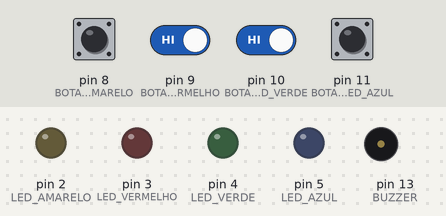
The sketch below on a simulated Arduino Uno, built with avr-gcc and run on an emulated ATmega328P. Shown: output pins drawn as LEDs (lit = HIGH), buzzer (waves = sounding). Dashed ring = blinking. The test bench sets the inputs (shaded band); at power-on: pin 8 (BOTAO_LED_AMARELO), pin 9 (BOTAO_LED_VERMELHO), pin 10 (BOTAO_LED_VERDE), pin 11 (BOTAO_LED_AZUL) HIGH. Random numbers use the default seed unless the sketch sets one; pins used as bus, display or sensor lines are not drawn.

Above: at 2.4 s.
2.5 s: pin 8 (BOTAO_LED_AMARELO) pulled LOW for 0.15 s
At 3.3 s:
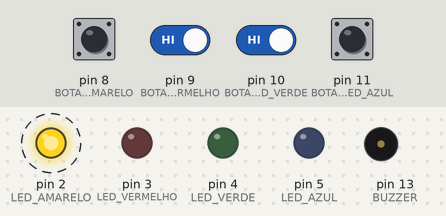
5.6 s: pin 9 (BOTAO_LED_VERMELHO) driven LOW and pin 10 (BOTAO_LED_VERDE) driven LOW
At 7.8 s:
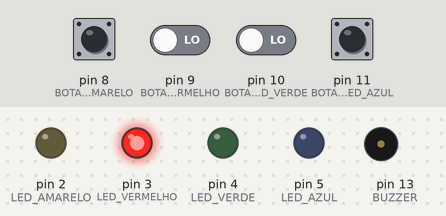
8.6 s: pin 9 (BOTAO_LED_VERMELHO) driven HIGH
At 11.1 s:
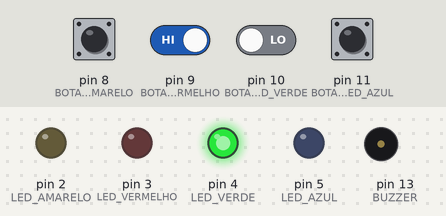
13.1 s: pin 10 (BOTAO_LED_VERDE) driven LOW
16.1 s: pin 8 (BOTAO_LED_AMARELO) pulled LOW for 1 s
At 16.91 s:
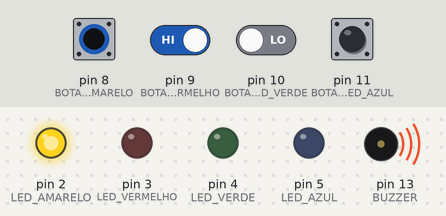
Timing chart, 0 to 20.3 s (numbered marks = the images above; inputs shaded):
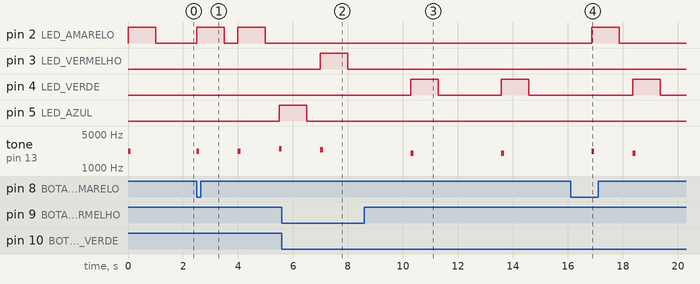

Measured:
- after the input at 2.5 s, pin 2 (LED_AMARELO): alternates HIGH for 1.0 s and LOW for 0.50 s, starting at once; pin 5 (LED_AZUL): LOW → HIGH after 3.0 s; tone on pin 13 (BUZZER): plays 2200 Hz for 0.10 s, 2200 Hz for 0.10 s, 2500 Hz for 0.10 s, starting at once
- after the input at 5.6 s, pin 3 (LED_VERMELHO): LOW → HIGH after 1.4 s, → LOW 1.0 s later
- after the input at 8.6 s, pin 4 (LED_VERDE): LOW → HIGH after 1.7 s, → LOW 1.0 s later
- after the input at 16.1 s, pin 2 (LED_AMARELO): LOW → HIGH after 0.77 s, → LOW 1.0 s later

The sketch:

sketch_apr27a.ino
```cpp
//int ledVermelho = 2;
#define LED_AMARELO 2
#define LED_VERMELHO 3
#define LED_VERDE 4
#define LED_AZUL 5
#define UM_SEGUNDO 1000
#define MEIO_SEGUNDO 500
#define TAMANHO_SEQUENCIA 4
#define BOTAO_LED_AMARELO 8
#define BOTAO_LED_VERMELHO 9
#define BOTAO_LED_VERDE 10
#define BOTAO_LED_AZUL 11
#define INDEFINIDO -1
#define BUZZER 13

enum Estados {
  PRONTO_PARA_PROX_RODADA,
  USUARIO_RESPONDEDO,
  JOGO_FINALIZADO_COM_SUCESSO,
  JOGO_FINALIZADO_COM_FALHA,
};


int sequenciaLuzes [TAMANHO_SEQUENCIA];

int rodada = 0;

int leds_respondidos = 0;


void setup() {
  Serial.begin(9600);
  iniciaPortas();
  iniciaJogo();
}


void iniciaPortas() {
  pinMode(LED_AMARELO, OUTPUT);
  pinMode(LED_VERMELHO, OUTPUT);
  pinMode(LED_VERDE, OUTPUT);
  pinMode(LED_AZUL, OUTPUT);

  pinMode(BUZZER, OUTPUT);

  pinMode(BOTAO_LED_AMARELO, INPUT_PULLUP);
  pinMode(BOTAO_LED_VERMELHO, INPUT_PULLUP);
  pinMode(BOTAO_LED_VERDE, INPUT_PULLUP);
  pinMode(BOTAO_LED_AZUL, INPUT_PULLUP);

}


void iniciaJogo() {

  int jogo = analogRead(0);
  randomSeed(jogo);

  for (int indice = 0; indice < TAMANHO_SEQUENCIA; indice ++){
    sequenciaLuzes[indice] = sorteiaCor();
  }
}

void loop() {
  switch(estadoAtual()){
    case PRONTO_PARA_PROX_RODADA:
    preparaNovaRodada();
    break;
    case USUARIO_RESPONDEDO:
    processaRespostaUser();
    break;
    case JOGO_FINALIZADO_COM_SUCESSO:
    ///jogoFinalizadoSucesso();
    break;
    case JOGO_FINALIZADO_COM_FALHA:
    jogoFinalizadoSemSucesso();
    break;

  }

}


void  processaRespostaUser(){
 int resposta = checaRespostaJogador();
 if (resposta == INDEFINIDO){
  return;
 }
 if(resposta == sequenciaLuzes[leds_respondidos]){
   leds_respondidos++;

 }else{
  rodada == TAMANHO_SEQUENCIA + 2;
  jogoFinalizadoSemSucesso();
  //erro

 }

}

void preparaNovaRodada(){
  rodada++;
  leds_respondidos = 0;
  if(rodada <= TAMANHO_SEQUENCIA){
    tocaLedRodada();
  }

}

int estadoAtual() {
  if(rodada <= TAMANHO_SEQUENCIA){
    if(leds_respondidos == rodada){
      return PRONTO_PARA_PROX_RODADA;
    }else{
      return USUARIO_RESPONDEDO;
    }
     return PRONTO_PARA_PROX_RODADA;
  }else if(rodada == TAMANHO_SEQUENCIA + 1 ){
    return JOGO_FINALIZADO_COM_SUCESSO;
  }
  else {
    return JOGO_FINALIZADO_COM_FALHA;
  }

}


void tocaLedRodada(){
   for(int i = 0; i < rodada; i++){
    piscaLed(sequenciaLuzes[i]);
  }
}

int checaRespostaJogador(){
  if(digitalRead(BOTAO_LED_AMARELO) == LOW){
    return piscaLed(LED_AMARELO);
  }
   if(digitalRead(BOTAO_LED_VERMELHO) == LOW){
     return piscaLed(LED_VERMELHO);
  }
  if(digitalRead(BOTAO_LED_VERDE) == LOW){
    return piscaLed(LED_VERDE);
  }
  if(digitalRead(BOTAO_LED_AZUL) == LOW){
     return piscaLed(LED_AZUL);
  }
  return INDEFINIDO;
}


int sorteiaCor(){
  return random(LED_AMARELO, LED_AZUL + 1);
}


void piscaSequencia1() {
  piscaLed(LED_AMARELO);
  piscaLed(LED_VERMELHO);
  piscaLed(LED_VERDE);
  piscaLed(LED_AZUL);

}
void piscaSequencia2() {
  digitalWrite(LED_VERMELHO, HIGH);
  digitalWrite(LED_AMARELO, HIGH);
  digitalWrite(LED_AZUL, HIGH);
  digitalWrite(LED_VERDE, HIGH);
  delay(UM_SEGUNDO);
  digitalWrite(LED_VERMELHO, LOW);
  digitalWrite(LED_AMARELO, LOW);
  digitalWrite(LED_AZUL, LOW);
  digitalWrite(LED_VERDE, LOW);
  delay(MEIO_SEGUNDO);


}


int piscaLed(int portaLed) {
  verificaSomDoLed(portaLed);
  digitalWrite(portaLed, HIGH);
  delay(UM_SEGUNDO);
  digitalWrite(portaLed, LOW);
  delay(MEIO_SEGUNDO);
  return portaLed;


}


void playFreq(double freqHz, int durationMs){
  //Calculate the period in microseconds
  int periodMicro = int((1/freqHz)*1000000);
  int halfPeriod = periodMicro/2;

  //store start time
  int startTime = millis();

  //(millis() - startTime) is elapsed play time
  while((millis() - startTime) < durationMs){
    digitalWrite(BUZZER, HIGH);
    delayMicroseconds(halfPeriod);
    digitalWrite(BUZZER, LOW);
    delayMicroseconds(halfPeriod);
  }
}


void tocaSom(int frequencia) {
  tone(BUZZER, frequencia, 100);
}

void verificaSomDoLed(int portaLed) {
  switch (portaLed) {
    case LED_VERDE:
      tocaSom(2000);
      break;
    case LED_AMARELO:
      tocaSom(2200);
      break;
    case LED_VERMELHO:
      tocaSom(2400);
      break;
    case LED_AZUL:
      tocaSom(2500);
      break;
  }
}

void jogoFinalizadoSemSucesso(){

  for(double wah=0; wah<4; wah+=6.541){
    playFreq(440+wah, 50);        //'A4' gliss to A#4
  }
  playFreq(466.164, 100);         //A#4
  delay(80);
  for(double wah=0; wah<5; wah+=4.939){
    playFreq(415.305+wah, 50);    //Ab4 gliss to A4
  }
  playFreq(440.000, 100);          //A4
  delay(80);
  for(double wah=0; wah<5; wah+=4.662){
    playFreq(391.995+wah, 50);    //G4 gliss to Ab4
  }
  playFreq(415.305, 100);          //Ab4
  delay(80);
  for(int j=0; j<7; j++){          //oscillate between G4 and Ab4
    playFreq(391.995, 70);         //G4
    playFreq(415.305, 70);         //Ab4
  }
}
```
